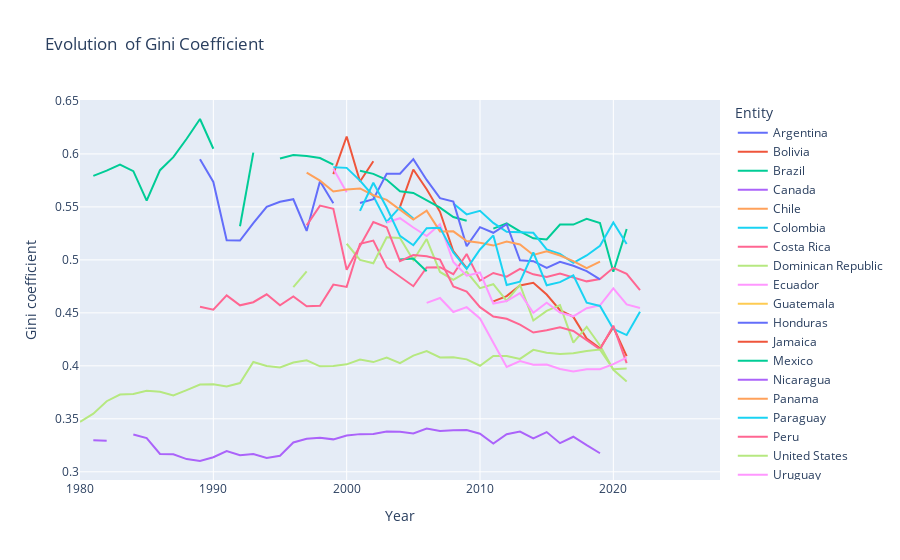

The notebook cell this image was saved under:
### Code cell
fig = px.line(df_americas, x='Year', y='Gini coefficient', color='Entity', title='Evolution  of Gini Coefficient')
fig.show()

### Figure 1 — Plotly figure (JSON) as saved in the notebook; plotly's stock layout.template omitted (floating-point values rounded to 4 significant figures)
{"data": [{"hovertemplate": "Entity=Argentina<br>Year=%{x}<br>Gini coefficient=%{y}<extra></extra>", "legendgroup": "Argentina", "line": {"color": "#636efa", "dash": "solid"}, "marker": {"symbol": "circle"}, "mode": "lines", "name": "Argentina", "orientation": "v", "showlegend": true, "type": "scatter", "x": [1980, 1981, 1982, 1983, 1984, 1985, 1986, 1987, 1988, 1989, 1990, 1991, 1992, 1993, 1994, 1995, 1996, 1997, 1998, 1999, 2000, 2001, 2002, 2003, 2004, 2005, 2006, 2007, 2008, 2009, 2010, 2011, 2012, 2013, 2014, 2015, 2016, 2017, 2018, 2019, 2020, 2021, 2022, 2023, 2024, 2025, 2026, 2027, 2028], "xaxis": "x", "y": [null, null, null, null, null, null, null, null, null, null, null, null, null, null, null, null, null, null, null, null, null, null, null, null, null, null, null, null, null, null, null, null, null, null, null, null, null, null, null, null, null, null, null, null, null, null, null, null, null], "yaxis": "y"}, {"hovertemplate": "Entity=Bolivia<br>Year=%{x}<br>Gini coefficient=%{y}<extra></extra>", "legendgroup": "Bolivia", "line": {"color": "#EF553B", "dash": "solid"}, "marker": {"symbol": "circle"}, "mode": "lines", "name": "Bolivia", "orientation": "v", "showlegend": true, "type": "scatter", "x": [1980, 1981, 1982, 1983, 1984, 1985, 1986, 1987, 1988, 1989, 1990, 1991, 1992, 1993, 1994, 1995, 1996, 1997, 1998, 1999, 2000, 2001, 2002, 2003, 2004, 2005, 2006, 2007, 2008, 2009, 2010, 2011, 2012, 2013, 2014, 2015, 2016, 2017, 2018, 2019, 2020, 2021, 2022, 2023, 2024, 2025, 2026, 2027, 2028], "xaxis": "x", "y": [null, null, null, null, null, null, null, null, null, null, null, null, null, null, null, null, null, 0.5816, null, 0.581, 0.6164, 0.574, 0.5931, null, 0.5501, 0.5853, 0.5667, 0.5454, 0.5082, 0.4922, null, 0.4608, 0.4658, 0.4759, 0.4783, 0.4673, 0.4524, 0.4462, 0.4258, 0.4164, 0.4365, 0.4091, null, null, null, null, null, null, null], "yaxis": "y"}, {"hovertemplate": "Entity=Brazil<br>Year=%{x}<br>Gini coefficient=%{y}<extra></extra>", "legendgroup": "Brazil", "line": {"color": "#00cc96", "dash": "solid"}, "marker": {"symbol": "circle"}, "mode": "lines", "name": "Brazil", "orientation": "v", "showlegend": true, "type": "scatter", "x": [1980, 1981, 1982, 1983, 1984, 1985, 1986, 1987, 1988, 1989, 1990, 1991, 1992, 1993, 1994, 1995, 1996, 1997, 1998, 1999, 2000, 2001, 2002, 2003, 2004, 2005, 2006, 2007, 2008, 2009, 2010, 2011, 2012, 2013, 2014, 2015, 2016, 2017, 2018, 2019, 2020, 2021, 2022, 2023, 2024, 2025, 2026, 2027, 2028], "xaxis": "x", "y": [null, 0.5793, 0.5842, 0.5899, 0.5838, 0.5559, 0.5846, 0.5969, 0.6143, 0.633, 0.6049, null, 0.5317, 0.6012, null, 0.5957, 0.5989, 0.598, 0.5961, 0.5899, null, 0.5841, 0.5811, 0.5756, 0.5648, 0.5632, 0.5565, 0.5493, 0.5404, 0.5369, null, 0.5295, 0.5344, 0.5269, 0.5203, 0.5193, 0.5334, 0.5333, 0.5387, 0.5349, 0.4888, 0.5292, null, null, null, null, null, null, null], "yaxis": "y"}, {"hovertemplate": "Entity=Canada<br>Year=%{x}<br>Gini coefficient=%{y}<extra></extra>", "legendgroup": "Canada", "line": {"color": "#ab63fa", "dash": "solid"}, "marker": {"symbol": "circle"}, "mode": "lines", "name": "Canada", "orientation": "v", "showlegend": true, "type": "scatter", "x": [1980, 1981, 1982, 1983, 1984, 1985, 1986, 1987, 1988, 1989, 1990, 1991, 1992, 1993, 1994, 1995, 1996, 1997, 1998, 1999, 2000, 2001, 2002, 2003, 2004, 2005, 2006, 2007, 2008, 2009, 2010, 2011, 2012, 2013, 2014, 2015, 2016, 2017, 2018, 2019, 2020, 2021, 2022, 2023, 2024, 2025, 2026, 2027, 2028], "xaxis": "x", "y": [null, 0.3297, 0.3293, null, 0.3352, 0.3318, 0.3168, 0.3166, 0.312, 0.3102, 0.3137, 0.3195, 0.3157, 0.3168, 0.3131, 0.3151, 0.3277, 0.3312, 0.3322, 0.3306, 0.3342, 0.3355, 0.3356, 0.3381, 0.3378, 0.3362, 0.3409, 0.3384, 0.3393, 0.3395, 0.3359, 0.3266, 0.3354, 0.338, 0.3316, 0.3375, 0.327, 0.3331, 0.3251, 0.3175, null, null, null, null, null, null, null, null, null], "yaxis": "y"}, {"hovertemplate": "Entity=Chile<br>Year=%{x}<br>Gini coefficient=%{y}<extra></extra>", "legendgroup": "Chile", "line": {"color": "#FFA15A", "dash": "solid"}, "marker": {"symbol": "circle"}, "mode": "lines", "name": "Chile", "orientation": "v", "showlegend": true, "type": "scatter", "x": [1980, 1981, 1982, 1983, 1984, 1985, 1986, 1987, 1988, 1989, 1990, 1991, 1992, 1993, 1994, 1995, 1996, 1997, 1998, 1999, 2000, 2001, 2002, 2003, 2004, 2005, 2006, 2007, 2008, 2009, 2010, 2011, 2012, 2013, 2014, 2015, 2016, 2017, 2018, 2019, 2020, 2021, 2022, 2023, 2024, 2025, 2026, 2027, 2028], "xaxis": "x", "y": [null, null, null, null, null, null, null, 0.5621, null, null, 0.5725, null, 0.5481, null, 0.5643, null, 0.5487, null, 0.5552, null, 0.5277, null, null, 0.5149, null, null, 0.4729, null, null, 0.4699, null, 0.4605, null, 0.4583, null, 0.4437, null, 0.4444, null, null, 0.4492, null, null, null, null, null, null, null, null], "yaxis": "y"}, {"hovertemplate": "Entity=Colombia<br>Year=%{x}<br>Gini coefficient=%{y}<extra></extra>", "legendgroup": "Colombia", "line": {"color": "#19d3f3", "dash": "solid"}, "marker": {"symbol": "circle"}, "mode": "lines", "name": "Colombia", "orientation": "v", "showlegend": true, "type": "scatter", "x": [1980, 1981, 1982, 1983, 1984, 1985, 1986, 1987, 1988, 1989, 1990, 1991, 1992, 1993, 1994, 1995, 1996, 1997, 1998, 1999, 2000, 2001, 2002, 2003, 2004, 2005, 2006, 2007, 2008, 2009, 2010, 2011, 2012, 2013, 2014, 2015, 2016, 2017, 2018, 2019, 2020, 2021, 2022, 2023, 2024, 2025, 2026, 2027, 2028], "xaxis": "x", "y": [null, null, null, null, null, null, null, null, null, null, null, null, 0.5145, null, null, null, 0.5694, null, null, 0.5874, 0.5868, 0.5748, 0.5602, 0.5359, 0.5498, 0.5391, null, null, 0.5532, 0.543, 0.5463, 0.5349, 0.5265, 0.5263, 0.5255, 0.5099, 0.5057, 0.4972, 0.5042, 0.5133, 0.5353, 0.515, null, null, null, null, null, null, null], "yaxis": "y"}, {"hovertemplate": "Entity=Costa Rica<br>Year=%{x}<br>Gini coefficient=%{y}<extra></extra>", "legendgroup": "Costa Rica", "line": {"color": "#FF6692", "dash": "solid"}, "marker": {"symbol": "circle"}, "mode": "lines", "name": "Costa Rica", "orientation": "v", "showlegend": true, "type": "scatter", "x": [1980, 1981, 1982, 1983, 1984, 1985, 1986, 1987, 1988, 1989, 1990, 1991, 1992, 1993, 1994, 1995, 1996, 1997, 1998, 1999, 2000, 2001, 2002, 2003, 2004, 2005, 2006, 2007, 2008, 2009, 2010, 2011, 2012, 2013, 2014, 2015, 2016, 2017, 2018, 2019, 2020, 2021, 2022, 2023, 2024, 2025, 2026, 2027, 2028], "xaxis": "x", "y": [null, 0.4749, null, null, null, null, 0.3442, null, null, 0.4557, 0.453, 0.4665, 0.4571, 0.46, 0.4675, 0.4571, 0.4654, 0.4562, 0.4567, 0.4767, 0.4745, 0.5152, 0.5182, 0.4931, 0.4842, 0.4751, 0.4929, 0.4931, 0.4865, 0.5056, 0.4805, 0.4876, 0.4842, 0.4915, 0.4863, 0.4838, 0.4871, 0.4835, 0.4797, 0.4819, 0.4925, 0.4868, 0.4715, null, null, null, null, null, null], "yaxis": "y"}, {"hovertemplate": "Entity=Dominican Republic<br>Year=%{x}<br>Gini coefficient=%{y}<extra></extra>", "legendgroup": "Dominican Republic", "line": {"color": "#B6E880", "dash": "solid"}, "marker": {"symbol": "circle"}, "mode": "lines", "name": "Dominican Republic", "orientation": "v", "showlegend": true, "type": "scatter", "x": [1980, 1981, 1982, 1983, 1984, 1985, 1986, 1987, 1988, 1989, 1990, 1991, 1992, 1993, 1994, 1995, 1996, 1997, 1998, 1999, 2000, 2001, 2002, 2003, 2004, 2005, 2006, 2007, 2008, 2009, 2010, 2011, 2012, 2013, 2014, 2015, 2016, 2017, 2018, 2019, 2020, 2021, 2022, 2023, 2024, 2025, 2026, 2027, 2028], "xaxis": "x", "y": [null, null, null, null, null, null, 0.4778, null, null, 0.5046, null, null, 0.5136, null, null, null, 0.4743, 0.4892, null, null, 0.5152, 0.5, 0.4968, 0.5213, 0.5206, 0.4997, 0.5196, 0.4886, 0.4811, 0.4888, 0.4733, 0.4771, 0.4613, 0.4766, 0.4428, 0.4518, 0.4572, 0.422, 0.4369, 0.4192, 0.3963, 0.3853, null, null, null, null, null, null, null], "yaxis": "y"}, {"hovertemplate": "Entity=Ecuador<br>Year=%{x}<br>Gini coefficient=%{y}<extra></extra>", "legendgroup": "Ecuador", "line": {"color": "#FF97FF", "dash": "solid"}, "marker": {"symbol": "circle"}, "mode": "lines", "name": "Ecuador", "orientation": "v", "showlegend": true, "type": "scatter", "x": [1980, 1981, 1982, 1983, 1984, 1985, 1986, 1987, 1988, 1989, 1990, 1991, 1992, 1993, 1994, 1995, 1996, 1997, 1998, 1999, 2000, 2001, 2002, 2003, 2004, 2005, 2006, 2007, 2008, 2009, 2010, 2011, 2012, 2013, 2014, 2015, 2016, 2017, 2018, 2019, 2020, 2021, 2022, 2023, 2024, 2025, 2026, 2027, 2028], "xaxis": "x", "y": [null, null, null, null, null, null, null, null, null, null, null, null, null, null, 0.5337, null, null, null, null, 0.586, 0.5638, null, null, 0.5353, 0.5393, 0.5306, 0.5225, 0.5336, 0.4979, 0.4851, 0.488, 0.4588, 0.4611, 0.4686, 0.45, 0.4595, 0.4502, 0.4467, 0.4544, 0.4571, 0.4731, 0.458, 0.4547, null, null, null, null, null, null], "yaxis": "y"}, {"hovertemplate": "Entity=Guatemala<br>Year=%{x}<br>Gini coefficient=%{y}<extra></extra>", "legendgroup": "Guatemala", "line": {"color": "#FECB52", "dash": "solid"}, "marker": {"symbol": "circle"}, "mode": "lines", "name": "Guatemala", "orientation": "v", "showlegend": true, "type": "scatter", "x": [1980, 1981, 1982, 1983, 1984, 1985, 1986, 1987, 1988, 1989, 1990, 1991, 1992, 1993, 1994, 1995, 1996, 1997, 1998, 1999, 2000, 2001, 2002, 2003, 2004, 2005, 2006, 2007, 2008, 2009, 2010, 2011, 2012, 2013, 2014, 2015, 2016, 2017, 2018, 2019, 2020, 2021, 2022, 2023, 2024, 2025, 2026, 2027, 2028], "xaxis": "x", "y": [null, null, null, null, null, null, 0.5826, null, null, 0.596, null, null, null, null, null, null, null, null, null, null, 0.5418, null, null, null, null, null, 0.5457, null, null, null, null, null, null, null, 0.4828, null, null, null, null, null, null, null, null, null, null, null, null, null, null], "yaxis": "y"}, {"hovertemplate": "Entity=Honduras<br>Year=%{x}<br>Gini coefficient=%{y}<extra></extra>", "legendgroup": "Honduras", "line": {"color": "#636efa", "dash": "solid"}, "marker": {"symbol": "circle"}, "mode": "lines", "name": "Honduras", "orientation": "v", "showlegend": true, "type": "scatter", "x": [1980, 1981, 1982, 1983, 1984, 1985, 1986, 1987, 1988, 1989, 1990, 1991, 1992, 1993, 1994, 1995, 1996, 1997, 1998, 1999, 2000, 2001, 2002, 2003, 2004, 2005, 2006, 2007, 2008, 2009, 2010, 2011, 2012, 2013, 2014, 2015, 2016, 2017, 2018, 2019, 2020, 2021, 2022, 2023, 2024, 2025, 2026, 2027, 2028], "xaxis": "x", "y": [null, null, null, null, null, null, null, null, null, 0.5949, 0.5736, 0.5185, 0.5183, 0.5347, 0.5501, 0.5549, 0.5572, 0.5273, 0.5743, 0.5535, null, 0.5536, 0.5573, 0.5812, 0.5813, 0.5951, 0.5754, 0.5582, 0.555, 0.5128, 0.5309, 0.5256, 0.5337, 0.4996, 0.4988, 0.4925, 0.4981, 0.4945, 0.4894, 0.4817, null, null, null, null, null, null, null, null, null], "yaxis": "y"}, {"hovertemplate": "Entity=Jamaica<br>Year=%{x}<br>Gini coefficient=%{y}<extra></extra>", "legendgroup": "Jamaica", "line": {"color": "#EF553B", "dash": "solid"}, "marker": {"symbol": "circle"}, "mode": "lines", "name": "Jamaica", "orientation": "v", "showlegend": true, "type": "scatter", "x": [1980, 1981, 1982, 1983, 1984, 1985, 1986, 1987, 1988, 1989, 1990, 1991, 1992, 1993, 1994, 1995, 1996, 1997, 1998, 1999, 2000, 2001, 2002, 2003, 2004, 2005, 2006, 2007, 2008, 2009, 2010, 2011, 2012, 2013, 2014, 2015, 2016, 2017, 2018, 2019, 2020, 2021, 2022, 2023, 2024, 2025, 2026, 2027, 2028], "xaxis": "x", "y": [null, null, null, null, null, null, null, null, 0.4316, null, 0.4111, null, null, 0.3567, null, null, 0.4039, null, null, 0.4408, null, null, 0.4832, null, 0.4546, null, null, null, null, null, null, null, null, null, null, null, null, null, null, null, null, null, null, null, null, null, null, null, null], "yaxis": "y"}, {"hovertemplate": "Entity=Mexico<br>Year=%{x}<br>Gini coefficient=%{y}<extra></extra>", "legendgroup": "Mexico", "line": {"color": "#00cc96", "dash": "solid"}, "marker": {"symbol": "circle"}, "mode": "lines", "name": "Mexico", "orientation": "v", "showlegend": true, "type": "scatter", "x": [1980, 1981, 1982, 1983, 1984, 1985, 1986, 1987, 1988, 1989, 1990, 1991, 1992, 1993, 1994, 1995, 1996, 1997, 1998, 1999, 2000, 2001, 2002, 2003, 2004, 2005, 2006, 2007, 2008, 2009, 2010, 2011, 2012, 2013, 2014, 2015, 2016, 2017, 2018, 2019, 2020, 2021, 2022, 2023, 2024, 2025, 2026, 2027, 2028], "xaxis": "x", "y": [null, null, null, null, 0.4853, null, null, null, null, 0.5063, null, null, 0.5261, null, 0.5281, null, 0.5355, null, 0.5168, null, 0.5258, null, 0.5009, null, 0.5003, 0.5012, 0.4894, null, 0.4988, null, 0.4721, null, 0.4871, null, 0.4872, null, 0.4768, null, 0.4671, null, 0.454, null, null, null, null, null, null, null, null], "yaxis": "y"}, {"hovertemplate": "Entity=Nicaragua<br>Year=%{x}<br>Gini coefficient=%{y}<extra></extra>", "legendgroup": "Nicaragua", "line": {"color": "#ab63fa", "dash": "solid"}, "marker": {"symbol": "circle"}, "mode": "lines", "name": "Nicaragua", "orientation": "v", "showlegend": true, "type": "scatter", "x": [1980, 1981, 1982, 1983, 1984, 1985, 1986, 1987, 1988, 1989, 1990, 1991, 1992, 1993, 1994, 1995, 1996, 1997, 1998, 1999, 2000, 2001, 2002, 2003, 2004, 2005, 2006, 2007, 2008, 2009, 2010, 2011, 2012, 2013, 2014, 2015, 2016, 2017, 2018, 2019, 2020, 2021, 2022, 2023, 2024, 2025, 2026, 2027, 2028], "xaxis": "x", "y": [null, null, null, null, null, null, null, null, null, null, null, null, null, 0.4906, null, null, null, null, 0.45, null, null, 0.43, null, null, null, 0.4053, null, null, null, 0.4394, null, null, null, null, 0.4616, null, null, null, null, null, null, null, null, null, null, null, null, null, null], "yaxis": "y"}, {"hovertemplate": "Entity=Panama<br>Year=%{x}<br>Gini coefficient=%{y}<extra></extra>", "legendgroup": "Panama", "line": {"color": "#FFA15A", "dash": "solid"}, "marker": {"symbol": "circle"}, "mode": "lines", "name": "Panama", "orientation": "v", "showlegend": true, "type": "scatter", "x": [1980, 1981, 1982, 1983, 1984, 1985, 1986, 1987, 1988, 1989, 1990, 1991, 1992, 1993, 1994, 1995, 1996, 1997, 1998, 1999, 2000, 2001, 2002, 2003, 2004, 2005, 2006, 2007, 2008, 2009, 2010, 2011, 2012, 2013, 2014, 2015, 2016, 2017, 2018, 2019, 2020, 2021, 2022, 2023, 2024, 2025, 2026, 2027, 2028], "xaxis": "x", "y": [null, null, null, null, null, null, null, null, null, 0.5891, null, 0.5822, null, null, null, 0.5781, null, 0.5823, 0.5748, 0.5646, 0.5664, 0.5675, 0.561, 0.5566, 0.5478, 0.5381, 0.5465, 0.5269, 0.5269, 0.5177, 0.5161, 0.5135, 0.5174, 0.5146, 0.5047, 0.5081, 0.5041, 0.4989, 0.4921, 0.4984, null, 0.5086, null, null, null, null, null, null, null], "yaxis": "y"}, {"hovertemplate": "Entity=Paraguay<br>Year=%{x}<br>Gini coefficient=%{y}<extra></extra>", "legendgroup": "Paraguay", "line": {"color": "#19d3f3", "dash": "solid"}, "marker": {"symbol": "circle"}, "mode": "lines", "name": "Paraguay", "orientation": "v", "showlegend": true, "type": "scatter", "x": [1980, 1981, 1982, 1983, 1984, 1985, 1986, 1987, 1988, 1989, 1990, 1991, 1992, 1993, 1994, 1995, 1996, 1997, 1998, 1999, 2000, 2001, 2002, 2003, 2004, 2005, 2006, 2007, 2008, 2009, 2010, 2011, 2012, 2013, 2014, 2015, 2016, 2017, 2018, 2019, 2020, 2021, 2022, 2023, 2024, 2025, 2026, 2027, 2028], "xaxis": "x", "y": [null, null, null, null, null, null, null, null, null, null, 0.4084, null, null, null, null, 0.5816, null, 0.5489, null, 0.5458, null, 0.5463, 0.5728, 0.5494, 0.5226, 0.5138, 0.53, 0.5304, 0.507, 0.4915, 0.5098, 0.5231, 0.4763, 0.4794, 0.507, 0.4761, 0.479, 0.4855, 0.4596, 0.4565, 0.4348, 0.4291, 0.4511, null, null, null, null, null, null], "yaxis": "y"}, {"hovertemplate": "Entity=Peru<br>Year=%{x}<br>Gini coefficient=%{y}<extra></extra>", "legendgroup": "Peru", "line": {"color": "#FF6692", "dash": "solid"}, "marker": {"symbol": "circle"}, "mode": "lines", "name": "Peru", "orientation": "v", "showlegend": true, "type": "scatter", "x": [1980, 1981, 1982, 1983, 1984, 1985, 1986, 1987, 1988, 1989, 1990, 1991, 1992, 1993, 1994, 1995, 1996, 1997, 1998, 1999, 2000, 2001, 2002, 2003, 2004, 2005, 2006, 2007, 2008, 2009, 2010, 2011, 2012, 2013, 2014, 2015, 2016, 2017, 2018, 2019, 2020, 2021, 2022, 2023, 2024, 2025, 2026, 2027, 2028], "xaxis": "x", "y": [null, null, null, null, null, 0.4563, null, null, null, null, null, null, null, null, 0.4402, null, null, 0.5326, 0.5512, 0.5483, 0.4907, 0.5131, 0.5357, 0.5308, 0.4988, 0.5045, 0.5033, 0.5002, 0.4749, 0.4701, 0.4554, 0.4466, 0.4444, 0.4388, 0.4314, 0.4336, 0.4364, 0.4329, 0.4239, 0.4156, 0.4379, 0.4025, null, null, null, null, null, null, null], "yaxis": "y"}, {"hovertemplate": "Entity=United States<br>Year=%{x}<br>Gini coefficient=%{y}<extra></extra>", "legendgroup": "United States", "line": {"color": "#B6E880", "dash": "solid"}, "marker": {"symbol": "circle"}, "mode": "lines", "name": "United States", "orientation": "v", "showlegend": true, "type": "scatter", "x": [1980, 1981, 1982, 1983, 1984, 1985, 1986, 1987, 1988, 1989, 1990, 1991, 1992, 1993, 1994, 1995, 1996, 1997, 1998, 1999, 2000, 2001, 2002, 2003, 2004, 2005, 2006, 2007, 2008, 2009, 2010, 2011, 2012, 2013, 2014, 2015, 2016, 2017, 2018, 2019, 2020, 2021, 2022, 2023, 2024, 2025, 2026, 2027, 2028], "xaxis": "x", "y": [0.3472, 0.3549, 0.3666, 0.3729, 0.3735, 0.3764, 0.3756, 0.372, 0.3771, 0.3824, 0.3826, 0.3805, 0.3837, 0.4036, 0.3999, 0.3985, 0.4031, 0.4053, 0.3995, 0.3999, 0.4014, 0.406, 0.4035, 0.4077, 0.4025, 0.4097, 0.414, 0.408, 0.4081, 0.4061, 0.4001, 0.4094, 0.4094, 0.4065, 0.4151, 0.4124, 0.4112, 0.4118, 0.4141, 0.4154, 0.3968, 0.3975, null, null, null, null, null, null, null], "yaxis": "y"}, {"hovertemplate": "Entity=Uruguay<br>Year=%{x}<br>Gini coefficient=%{y}<extra></extra>", "legendgroup": "Uruguay", "line": {"color": "#FF97FF", "dash": "solid"}, "marker": {"symbol": "circle"}, "mode": "lines", "name": "Uruguay", "orientation": "v", "showlegend": true, "type": "scatter", "x": [1980, 1981, 1982, 1983, 1984, 1985, 1986, 1987, 1988, 1989, 1990, 1991, 1992, 1993, 1994, 1995, 1996, 1997, 1998, 1999, 2000, 2001, 2002, 2003, 2004, 2005, 2006, 2007, 2008, 2009, 2010, 2011, 2012, 2013, 2014, 2015, 2016, 2017, 2018, 2019, 2020, 2021, 2022, 2023, 2024, 2025, 2026, 2027, 2028], "xaxis": "x", "y": [null, null, null, null, null, null, null, null, null, null, null, null, null, null, null, null, null, null, null, null, null, null, null, null, null, null, 0.4594, 0.4641, 0.4508, 0.4554, 0.4448, 0.4218, 0.399, 0.4045, 0.4011, 0.4013, 0.397, 0.3946, 0.3969, 0.3968, 0.4016, 0.4078, null, null, null, null, null, null, null], "yaxis": "y"}], "layout": {"legend": {"title": {"text": "Entity"}, "tracegroupgap": 0}, "title": {"text": "Evolution  of Gini Coefficient"}, "xaxis": {"anchor": "y", "domain": [0, 1], "title": {"text": "Year"}}, "yaxis": {"anchor": "x", "domain": [0, 1], "title": {"text": "Gini coefficient"}}}}
